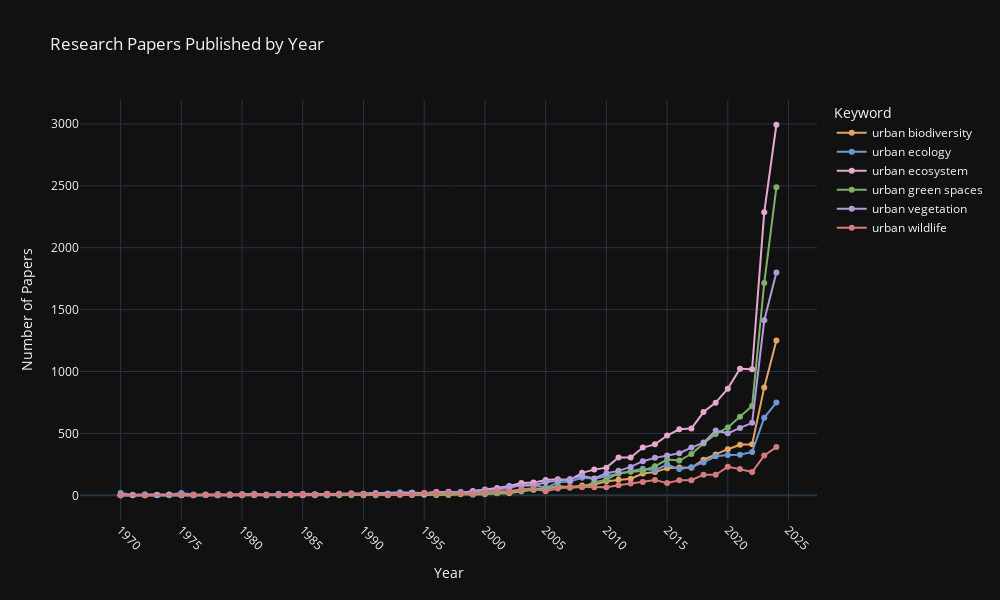

The cell this chart's notebook holds for it:
### Code cell
color_map = {
    'urban ecology': '#6B9BD2',
    'urban biodiversity': '#E6A366',
    'urban green spaces': '#7FB069',
    'urban wildlife': '#D67B7B',
    'urban vegetation': '#B19CD9',
    'urban ecosystem': '#E6A8D0',
    'total': "#FFD700"
}

fig = px.line(
    df_keywords,
    x='year',
    y='paper_count',
    color='search_keyword',
    color_discrete_map=color_map,
    title='Research Papers Published by Year',
    markers=True,
)

fig.update_layout(
    xaxis_title='Year',
    yaxis_title='Number of Papers',
    legend_title='Keyword',
    font=dict(size=12),
    width=1000,
    height=600,
    template='plotly_dark',
    xaxis=dict(showgrid=True,
               dtick=5,
               tickangle=45),
    yaxis=dict(showgrid=True),
)

fig.show()

### Figure 1 — Plotly figure (JSON) as saved in the notebook; plotly's stock layout.template omitted (floating-point values rounded to 4 significant figures)
{"data": [{"hovertemplate": "search_keyword=urban biodiversity<br>year=%{x}<br>paper_count=%{y}<extra></extra>", "legendgroup": "urban biodiversity", "line": {"color": "#E6A366", "dash": "solid"}, "marker": {"symbol": "circle"}, "mode": "lines+markers", "name": "urban biodiversity", "orientation": "v", "showlegend": true, "type": "scatter", "x": [1970, 1985, 1987, 1990, 1991, 1992, 1993, 1994, 1995, 1996, 1997, 1998, 1999, 2000, 2001, 2002, 2003, 2004, 2005, 2006, 2007, 2008, 2009, 2010, 2011, 2012, 2013, 2014, 2015, 2016, 2017, 2018, 2019, 2020, 2021, 2022, 2023, 2024], "xaxis": "x", "y": [1, 1, 1, 1, 2, 3, 5, 3, 6, 4, 6, 12, 14, 16, 19, 17, 33, 52, 58, 73, 67, 79, 87, 114, 126, 134, 177, 188, 220, 226, 223, 288, 331, 373, 408, 412, 872, 1250], "yaxis": "y"}, {"hovertemplate": "search_keyword=urban ecology<br>year=%{x}<br>paper_count=%{y}<extra></extra>", "legendgroup": "urban ecology", "line": {"color": "#6B9BD2", "dash": "solid"}, "marker": {"symbol": "circle"}, "mode": "lines+markers", "name": "urban ecology", "orientation": "v", "showlegend": true, "type": "scatter", "x": [1970, 1971, 1972, 1973, 1974, 1975, 1976, 1977, 1978, 1979, 1980, 1981, 1982, 1983, 1984, 1985, 1986, 1987, 1988, 1989, 1990, 1991, 1992, 1993, 1994, 1995, 1996, 1997, 1998, 1999, 2000, 2001, 2002, 2003, 2004, 2005, 2006, 2007, 2008, 2009, 2010, 2011, 2012, 2013, 2014, 2015, 2016, 2017, 2018, 2019, 2020, 2021, 2022, 2023, 2024], "xaxis": "x", "y": [19, 6, 9, 6, 8, 19, 8, 8, 11, 9, 10, 13, 8, 13, 12, 13, 9, 11, 13, 18, 13, 17, 16, 26, 23, 18, 22, 30, 26, 27, 47, 49, 55, 88, 86, 61, 105, 111, 142, 135, 152, 174, 194, 214, 204, 249, 212, 228, 266, 316, 326, 329, 351, 627, 751], "yaxis": "y"}, {"hovertemplate": "search_keyword=urban ecosystem<br>year=%{x}<br>paper_count=%{y}<extra></extra>", "legendgroup": "urban ecosystem", "line": {"color": "#E6A8D0", "dash": "solid"}, "marker": {"symbol": "circle"}, "mode": "lines+markers", "name": "urban ecosystem", "orientation": "v", "showlegend": true, "type": "scatter", "x": [1970, 1972, 1973, 1974, 1975, 1976, 1977, 1978, 1979, 1980, 1981, 1982, 1983, 1984, 1985, 1986, 1987, 1988, 1989, 1990, 1991, 1992, 1993, 1994, 1995, 1996, 1997, 1998, 1999, 2000, 2001, 2002, 2003, 2004, 2005, 2006, 2007, 2008, 2009, 2010, 2011, 2012, 2013, 2014, 2015, 2016, 2017, 2018, 2019, 2020, 2021, 2022, 2023, 2024], "xaxis": "x", "y": [2, 1, 4, 6, 3, 4, 3, 2, 4, 1, 6, 1, 5, 4, 3, 7, 13, 10, 8, 11, 15, 11, 16, 19, 18, 28, 28, 20, 35, 46, 60, 76, 100, 103, 124, 130, 125, 182, 208, 224, 306, 306, 386, 412, 483, 534, 540, 673, 749, 862, 1022, 1019, 2287, 2993], "yaxis": "y"}, {"hovertemplate": "search_keyword=urban green spaces<br>year=%{x}<br>paper_count=%{y}<extra></extra>", "legendgroup": "urban green spaces", "line": {"color": "#7FB069", "dash": "solid"}, "marker": {"symbol": "circle"}, "mode": "lines+markers", "name": "urban green spaces", "orientation": "v", "showlegend": true, "type": "scatter", "x": [1970, 1971, 1973, 1974, 1975, 1976, 1978, 1979, 1980, 1981, 1982, 1983, 1984, 1986, 1987, 1988, 1989, 1990, 1991, 1992, 1993, 1994, 1996, 1997, 1998, 1999, 2000, 2001, 2002, 2003, 2004, 2005, 2006, 2007, 2008, 2009, 2010, 2011, 2012, 2013, 2014, 2015, 2016, 2017, 2018, 2019, 2020, 2021, 2022, 2023, 2024], "xaxis": "x", "y": [2, 1, 1, 1, 1, 1, 2, 1, 1, 1, 1, 2, 2, 1, 1, 2, 2, 5, 6, 2, 6, 9, 5, 3, 9, 5, 9, 18, 26, 35, 44, 52, 70, 61, 67, 105, 127, 177, 191, 197, 235, 289, 281, 334, 419, 496, 548, 635, 721, 1716, 2489], "yaxis": "y"}, {"hovertemplate": "search_keyword=urban vegetation<br>year=%{x}<br>paper_count=%{y}<extra></extra>", "legendgroup": "urban vegetation", "line": {"color": "#B19CD9", "dash": "solid"}, "marker": {"symbol": "circle"}, "mode": "lines+markers", "name": "urban vegetation", "orientation": "v", "showlegend": true, "type": "scatter", "x": [1970, 1971, 1972, 1973, 1974, 1975, 1976, 1977, 1978, 1979, 1980, 1981, 1982, 1983, 1984, 1985, 1986, 1987, 1988, 1989, 1990, 1991, 1992, 1993, 1994, 1995, 1996, 1997, 1998, 1999, 2000, 2001, 2002, 2003, 2004, 2005, 2006, 2007, 2008, 2009, 2010, 2011, 2012, 2013, 2014, 2015, 2016, 2017, 2018, 2019, 2020, 2021, 2022, 2023, 2024], "xaxis": "x", "y": [3, 2, 1, 3, 5, 2, 2, 6, 4, 3, 7, 8, 3, 8, 7, 6, 5, 8, 10, 13, 14, 18, 12, 19, 19, 16, 27, 27, 27, 28, 45, 48, 73, 76, 82, 105, 120, 133, 158, 136, 178, 198, 230, 276, 303, 322, 340, 386, 426, 524, 501, 545, 586, 1414, 1800], "yaxis": "y"}, {"hovertemplate": "search_keyword=urban wildlife<br>year=%{x}<br>paper_count=%{y}<extra></extra>", "legendgroup": "urban wildlife", "line": {"color": "#D67B7B", "dash": "solid"}, "marker": {"symbol": "circle"}, "mode": "lines+markers", "name": "urban wildlife", "orientation": "v", "showlegend": true, "type": "scatter", "x": [1970, 1972, 1975, 1976, 1977, 1978, 1979, 1980, 1981, 1982, 1983, 1984, 1985, 1986, 1987, 1988, 1989, 1990, 1991, 1992, 1993, 1994, 1995, 1996, 1997, 1998, 1999, 2000, 2001, 2002, 2003, 2004, 2005, 2006, 2007, 2008, 2009, 2010, 2011, 2012, 2013, 2014, 2015, 2016, 2017, 2018, 2019, 2020, 2021, 2022, 2023, 2024], "xaxis": "x", "y": [2, 2, 4, 5, 4, 5, 3, 7, 5, 1, 3, 6, 9, 3, 9, 10, 13, 9, 9, 4, 10, 6, 22, 18, 21, 17, 14, 25, 34, 33, 50, 56, 34, 55, 67, 67, 66, 66, 81, 95, 107, 125, 99, 123, 122, 167, 166, 231, 212, 188, 322, 390], "yaxis": "y"}], "layout": {"font": {"size": 12}, "height": 600, "legend": {"title": {"text": "Keyword"}, "tracegroupgap": 0}, "title": {"text": "Research Papers Published by Year"}, "width": 1000, "xaxis": {"anchor": "y", "domain": [0, 1], "dtick": 5, "showgrid": true, "tickangle": 45, "title": {"text": "Year"}}, "yaxis": {"anchor": "x", "domain": [0, 1], "showgrid": true, "title": {"text": "Number of Papers"}}}}
